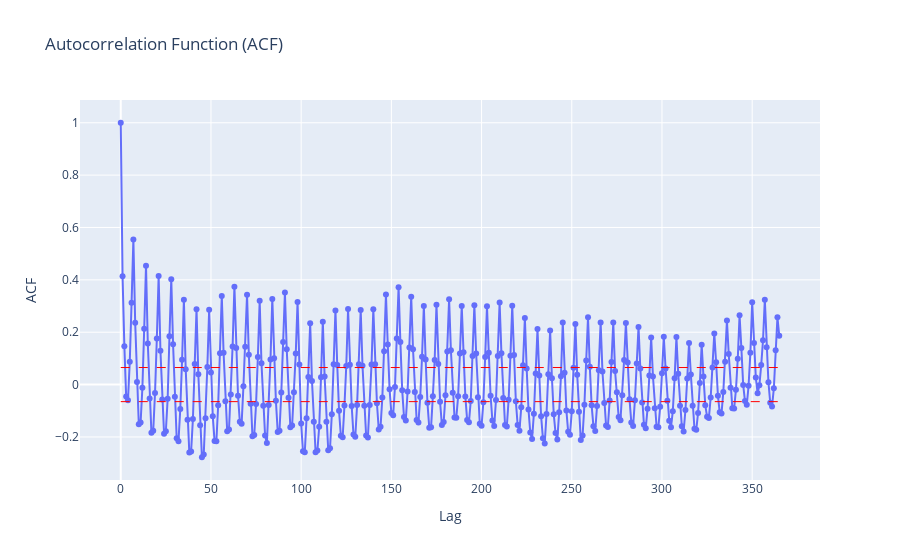
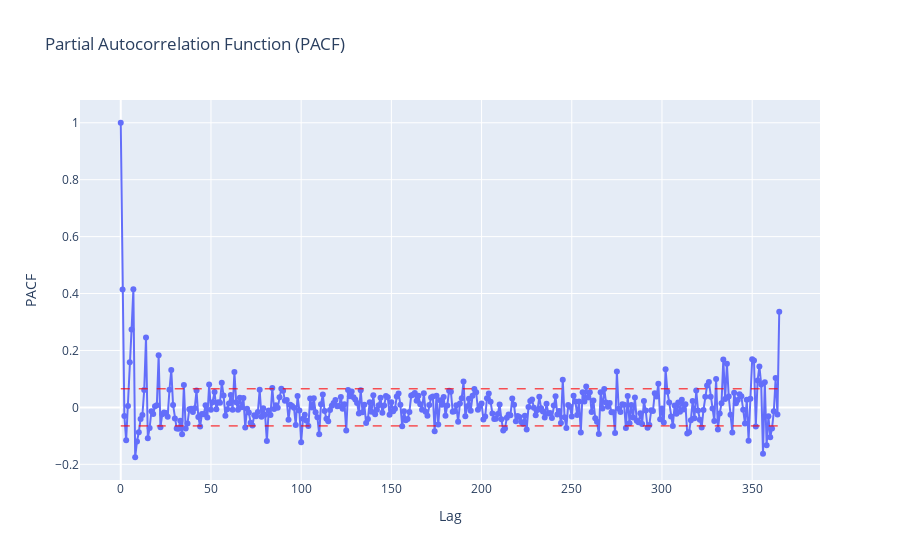

Notebook source saved alongside these figures, in order:
### Markdown cell above
We find p, d, q for ARIMAX and P, D, Q, S for SARIMAX from these plots.

### Code cell
import pandas as pd
import plotly.graph_objects as go
from statsmodels.tsa.stattools import acf, pacf

# Assuming df3 is your original DataFrame with DATE and SALES columns
df3 = df2.copy()
df3.set_index('DATE', inplace=True)

# Extract the Sales column from your DataFrame
sales_data = df3['SALES']

# Calculate ACF and PACF values
lags = 365
acf_values = acf(sales_data, nlags=lags)
pacf_values = pacf(sales_data, nlags=lags)

# Calculate confidence interval for ACF and PACF (using the same formula for simplicity)
conf_interval = 1.96 / (len(sales_data) ** 0.5)

# Create ACF plot
acf_fig = go.Figure()
acf_fig.add_trace(go.Scatter(x=list(range(len(acf_values))), y=acf_values, mode='lines+markers', name='ACF'))
acf_fig.update_layout(title='Autocorrelation Function (ACF)', xaxis_title='Lag', yaxis_title='ACF')

# Add horizontal lines for confidence intervals in ACF
acf_fig.add_shape(type="line", x0=0, y0=conf_interval, x1=lags, y1=conf_interval, line=dict(color="Red", width=1, dash="dash"))
acf_fig.add_shape(type="line", x0=0, y0=-conf_interval, x1=lags, y1=-conf_interval, line=dict(color="Red", width=1, dash="dash"))

# Create PACF plot
pacf_fig = go.Figure()
pacf_fig.add_trace(go.Scatter(x=list(range(len(pacf_values))), y=pacf_values, mode='lines+markers', name='PACF'))
pacf_fig.update_layout(title='Partial Autocorrelation Function (PACF)', xaxis_title='Lag', yaxis_title='PACF')

# Add horizontal lines for confidence intervals in PACF
pacf_fig.add_shape(type="line", x0=0, y0=conf_interval, x1=lags, y1=conf_interval, line=dict(color="Red", width=1, dash="dash"))
pacf_fig.add_shape(type="line", x0=0, y0=-conf_interval, x1=lags, y1=-conf_interval, line=dict(color="Red", width=1, dash="dash"))

# Show the plots
acf_fig.show()
pacf_fig.show()

### Figure 1 — Plotly figure (JSON) as saved in the notebook; plotly's stock layout.template omitted (floating-point values rounded to 4 significant figures; data arrays with more than 128 entries replaced by an {"elided": "..."} marker saying what was removed)
{"data": [{"mode": "lines+markers", "name": "ACF", "type": "scatter", "x": {"elided": "366 int values"}, "y": {"elided": "366 float values"}}], "layout": {"shapes": [{"line": {"color": "Red", "dash": "dash", "width": 1}, "type": "line", "x0": 0, "x1": 365, "y0": 0.06515, "y1": 0.06515}, {"line": {"color": "Red", "dash": "dash", "width": 1}, "type": "line", "x0": 0, "x1": 365, "y0": -0.06515, "y1": -0.06515}], "title": {"text": "Autocorrelation Function (ACF)"}, "xaxis": {"title": {"text": "Lag"}}, "yaxis": {"title": {"text": "ACF"}}}}

### Figure 2 — Plotly figure (JSON) as saved in the notebook; plotly's stock layout.template omitted (floating-point values rounded to 4 significant figures; data arrays with more than 128 entries replaced by an {"elided": "..."} marker saying what was removed)
{"data": [{"mode": "lines+markers", "name": "PACF", "type": "scatter", "x": {"elided": "366 int values"}, "y": {"elided": "366 float values"}}], "layout": {"shapes": [{"line": {"color": "Red", "dash": "dash", "width": 1}, "type": "line", "x0": 0, "x1": 365, "y0": 0.06515, "y1": 0.06515}, {"line": {"color": "Red", "dash": "dash", "width": 1}, "type": "line", "x0": 0, "x1": 365, "y0": -0.06515, "y1": -0.06515}], "title": {"text": "Partial Autocorrelation Function (PACF)"}, "xaxis": {"title": {"text": "Lag"}}, "yaxis": {"title": {"text": "PACF"}}}}
